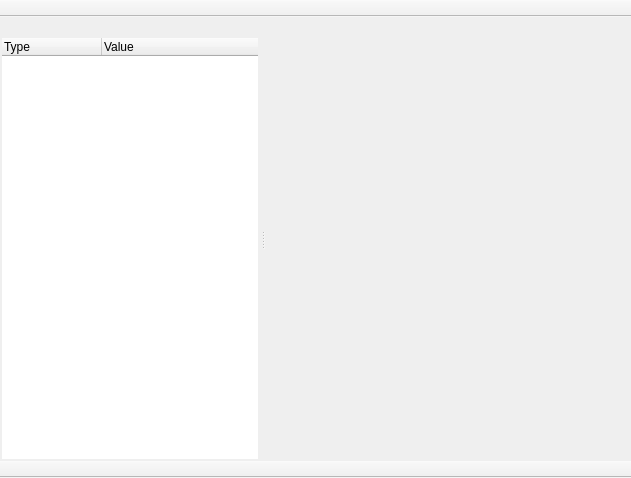
<?xml version="1.0" encoding="UTF-8"?>
<ui version="4.0">
 <class>ToolkitMainWindow</class>
 <widget class="QMainWindow" name="ToolkitMainWindow">
  <property name="geometry">
   <rect>
    <x>0</x>
    <y>0</y>
    <width>631</width>
    <height>478</height>
   </rect>
  </property>
  <property name="windowTitle">
   <string>MainWindow</string>
  </property>
  <widget class="QWidget" name="centralwidget">
   <layout class="QHBoxLayout" name="horizontalLayout"/>
  </widget>
  <widget class="QMenuBar" name="menubar">
   <property name="geometry">
    <rect>
     <x>0</x>
     <y>0</y>
     <width>631</width>
     <height>19</height>
    </rect>
   </property>
  </widget>
  <widget class="QToolBar" name="topTool">
   <property name="windowTitle">
    <string/>
   </property>
   <property name="movable">
    <bool>false</bool>
   </property>
   <property name="floatable">
    <bool>false</bool>
   </property>
   <attribute name="toolBarArea">
    <enum>TopToolBarArea</enum>
   </attribute>
   <attribute name="toolBarBreak">
    <bool>false</bool>
   </attribute>
  </widget>
  <widget class="QToolBar" name="bottomTool">
   <property name="windowTitle">
    <string/>
   </property>
   <property name="movable">
    <bool>false</bool>
   </property>
   <property name="floatable">
    <bool>false</bool>
   </property>
   <attribute name="toolBarArea">
    <enum>BottomToolBarArea</enum>
   </attribute>
   <attribute name="toolBarBreak">
    <bool>false</bool>
   </attribute>
  </widget>
  <widget class="QDockWidget" name="dockWidget">
   <property name="features">
    <set>QDockWidget::DockWidgetMovable</set>
   </property>
   <attribute name="dockWidgetArea">
    <number>1</number>
   </attribute>
   <widget class="QWidget" name="dockWidgetContents">
    <layout class="QVBoxLayout" name="verticalLayout">
     <property name="spacing">
      <number>2</number>
     </property>
     <property name="margin">
      <number>2</number>
     </property>
     <item>
      <widget class="QTreeWidget" name="treeWidget">
       <property name="frameShape">
        <enum>QFrame::NoFrame</enum>
       </property>
       <property name="frameShadow">
        <enum>QFrame::Plain</enum>
       </property>
       <property name="lineWidth">
        <number>0</number>
       </property>
       <column>
        <property name="text">
         <string>Type</string>
        </property>
       </column>
       <column>
        <property name="text">
         <string>Value</string>
        </property>
       </column>
      </widget>
     </item>
    </layout>
   </widget>
  </widget>
 </widget>
 <resources/>
 <connections/>
</ui>
